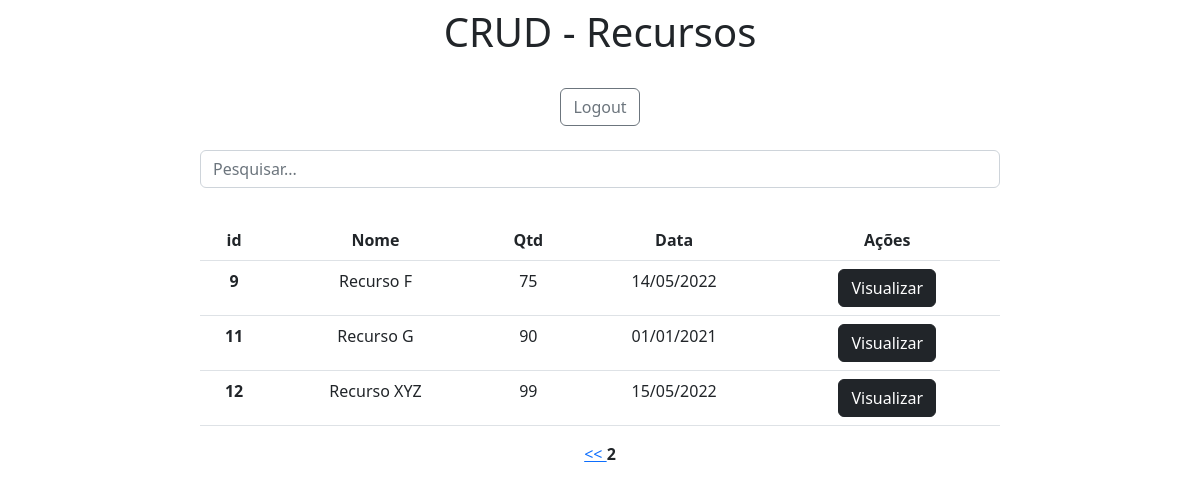
The page /recursos/?page=2 on the database as committed earlier.
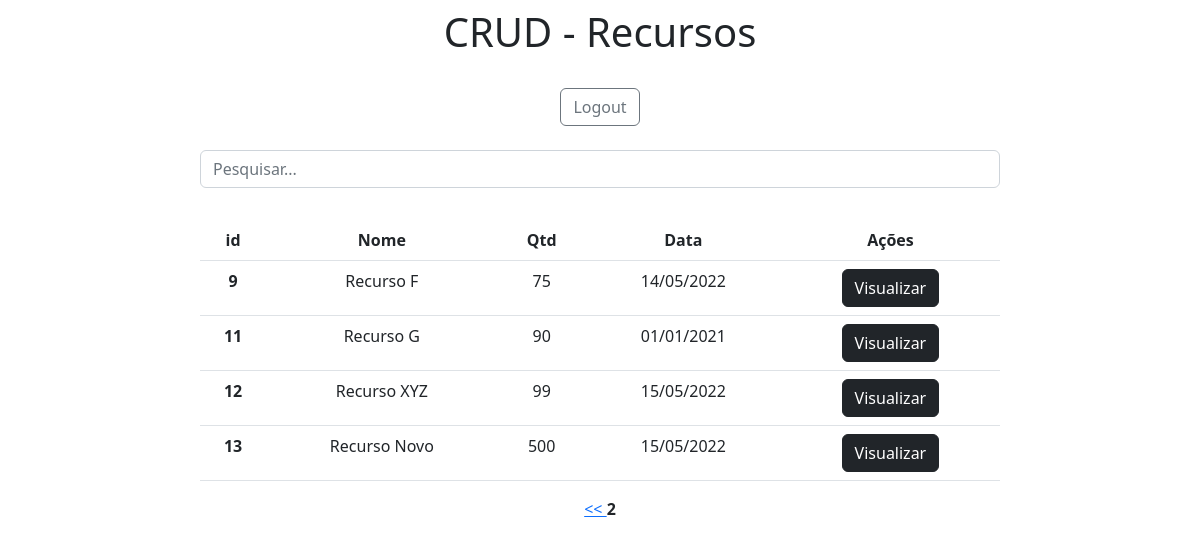
The same page on the database as committed later.
### recursos/models.py (models this page shows)
class Recursos(models.Model):
    nome = models.CharField(max_length=50)
    qtd = models.IntegerField()
    data = models.DateField(default=datetime.date.today)

### recursos/views.py (the view)
# urls.py: 2. Add a URL to urlpatterns:  path('', views.home, name='home')
def home(request):
    dados = {}
    all = Recursos.objects.all()
    paginator = Paginator(all, 5)
    pages = request.GET.get('page')
    dados['db'] = paginator.get_page(pages)
    search = request.GET.get('search')
    if search:
       dados['db'] = Recursos.objects.filter(nome__icontains=search)
    else:
       dados['db'] = paginator.get_page(pages)
    return render(request, 'index.html', dados)

### recursos/templates/index.html (shortened to what this page needs)
<!DOCTYPE html>
<html lang="pt-br">
<head>
    <link href="https://cdn.jsdelivr.net/npm/bootstrap@5.2.0-beta1/dist/css/bootstrap.min.css" rel="stylesheet">
</head>
<body>
    <div class="col-8 m-auto pt-2 pb-2 text-center">
        <h1>CRUD - Recursos</h1>
    </div>
    <div class="col-8 m-auto pt-3 pb-2 text-center">
        <a href="/" class="btn btn-outline-secondary">Logout</a>
    </div>
    <div class="col-8 m-auto pt-3 pb-2 text-center">
      <form method="get">
        <input type="text" id="search" name="search" class="form-control" placeholder="Pesquisar...">
      </form>
    </div>
    <div class="col-8 m-auto pt-4 pb-2 text-center">
        <table class="table">
            <thead class="thead-dark">
              <tr>
                <th scope="col">id</th>
                <th scope="col">Nome</th>
                <th scope="col">Qtd</th>
                <th scope="col">Data</th>
                <th scope="col">Ações</th>
              </tr>
            </thead>
            <tbody>
              {% for recurso in db %}
              <tr>
                <th scope="row">{{recurso.id}}</th>
                <td>{{recurso.nome}}</td>
                <td>{{recurso.qtd}}</td>
                <td>{{recurso.data|date:"d/m/Y"}}</td>
                <td>
                  <a href="/recursos/view/{{recurso.id}}" class="btn btn-dark">Visualizar</a>
                </td>
              </tr>
              {% endfor %}
            </tbody>
          </table>
          <div id="pagination">
            {% if db.has_previous %}
              <a href="?page={{db.previous_page_number}}"> << </a>
            {% endif %}
            <strong>{{db.number}}</strong>
          </div>
    </div>
    {% load static %}
</body>
</html>

Rows that differ between the two databases and show on the page:
added Recursos: id "13", nome "Recurso Novo", qtd "500", data "15/05/2022"
